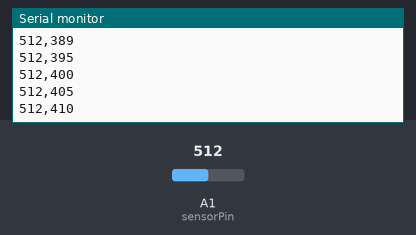
Simulated run of this sketch. Board: Arduino Uno, built with avr-gcc and run on an emulated ATmega328P. On the bench: the last lines printed to the serial monitor. Inputs (shaded band) come from the test bench; at power-on: A1 (sensorPin) = 512.

Above: at 1.2 s.
1.3 s: A1 (sensorPin) set to 716
At 1.9 s:
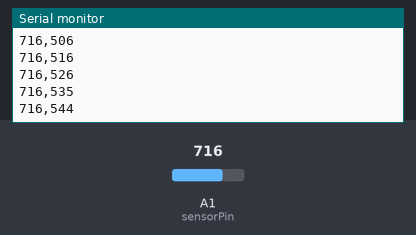
4.3 s: A1 (sensorPin) set to 900
At 5.2 s:
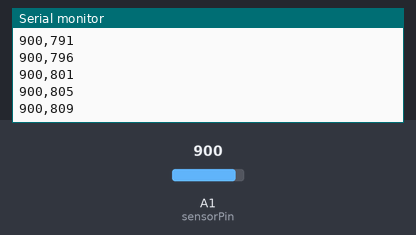
Timing chart, 0 to 7.3 s (numbered marks = the images above; inputs shaded):
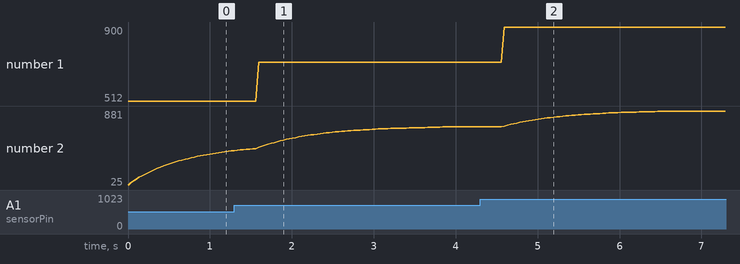

Measured:
- after the input at 1.3 s, the serial monitor: prints a new line after 0.30 s (image 1)
- after the input at 4.3 s, the serial monitor: prints a new line after 0.29 s (image 2)
- plotted number 1: 512 → 716 after the input at 1.3 s, 716 → 900 after the input at 4.3 s
- plotted number 2: 423 → 697 after the input at 1.3 s, 697 → 881 after the input at 4.3 s

The sketch:

ArduinoCodeEMG.ino
```cpp
// C++ code
//
  int sensorPin = A1;
  int y= 0;
  float alpha = 0.05;
  int s = y;

void setup()
{
Serial.begin(2400);
}

void loop()
{
y = (float)analogRead(sensorPin);
s = (alpha*y)+((1-alpha)*s);
  Serial.print(y);
  Serial.print(",");
  Serial.println(s);
}
```
